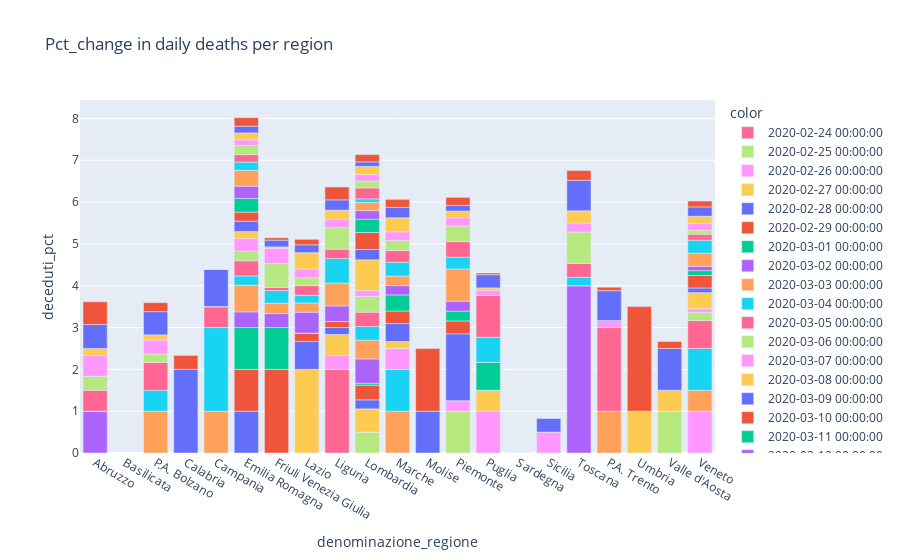

The code cell stored with this chart in its notebook:
### Code cell
px.bar(data,x='denominazione_regione',y='deceduti_pct',color=data.index,title='Pct_change in daily deaths per region')

### Figure 1 — Plotly figure (JSON) as saved in the notebook; plotly's stock layout.template omitted (floating-point values rounded to 4 significant figures)
{"data": [{"alignmentgroup": "True", "hoverlabel": {"namelength": 0}, "hovertemplate": "color=2020-02-24 00:00:00<br>denominazione_regione=%{x}<br>deceduti_pct=%{y}", "legendgroup": "2020-02-24 00:00:00", "marker": {"color": "#FF6692"}, "name": "2020-02-24 00:00:00", "offsetgroup": "2020-02-24 00:00:00", "orientation": "v", "showlegend": true, "textposition": "auto", "type": "bar", "x": ["Abruzzo", "Basilicata", "P.A. Bolzano", "Calabria", "Campania", "Emilia Romagna", "Friuli Venezia Giulia", "Lazio", "Liguria", "Lombardia", "Marche", "Molise", "Piemonte", "Puglia", "Sardegna", "Sicilia", "Toscana", "P.A. Trento", "Umbria", "Valle d'Aosta", "Veneto"], "xaxis": "x", "y": [null, null, null, null, null, null, null, null, null, null, null, null, null, null, null, null, null, null, null, null, null], "yaxis": "y"}, {"alignmentgroup": "True", "hoverlabel": {"namelength": 0}, "hovertemplate": "color=2020-02-25 00:00:00<br>denominazione_regione=%{x}<br>deceduti_pct=%{y}", "legendgroup": "2020-02-25 00:00:00", "marker": {"color": "#B6E880"}, "name": "2020-02-25 00:00:00", "offsetgroup": "2020-02-25 00:00:00", "orientation": "v", "showlegend": true, "textposition": "auto", "type": "bar", "x": ["Abruzzo", "Basilicata", "P.A. Bolzano", "Calabria", "Campania", "Emilia Romagna", "Friuli Venezia Giulia", "Lazio", "Liguria", "Lombardia", "Marche", "Molise", "Piemonte", "Puglia", "Sardegna", "Sicilia", "Toscana", "P.A. Trento", "Umbria", "Valle d'Aosta", "Veneto"], "xaxis": "x", "y": [null, null, null, null, null, null, null, null, null, 0.5, null, null, null, null, null, null, null, null, null, null, 0], "yaxis": "y"}, {"alignmentgroup": "True", "hoverlabel": {"namelength": 0}, "hovertemplate": "color=2020-02-26 00:00:00<br>denominazione_regione=%{x}<br>deceduti_pct=%{y}", "legendgroup": "2020-02-26 00:00:00", "marker": {"color": "#FF97FF"}, "name": "2020-02-26 00:00:00", "offsetgroup": "2020-02-26 00:00:00", "orientation": "v", "showlegend": true, "textposition": "auto", "type": "bar", "x": ["Abruzzo", "Basilicata", "P.A. Bolzano", "Calabria", "Campania", "Emilia Romagna", "Friuli Venezia Giulia", "Lazio", "Liguria", "Lombardia", "Marche", "Molise", "Piemonte", "Puglia", "Sardegna", "Sicilia", "Toscana", "P.A. Trento", "Umbria", "Valle d'Aosta", "Veneto"], "xaxis": "x", "y": [null, null, null, null, null, null, null, null, null, 0, null, null, null, null, null, null, null, null, null, null, 1], "yaxis": "y"}, {"alignmentgroup": "True", "hoverlabel": {"namelength": 0}, "hovertemplate": "color=2020-02-27 00:00:00<br>denominazione_regione=%{x}<br>deceduti_pct=%{y}", "legendgroup": "2020-02-27 00:00:00", "marker": {"color": "#FECB52"}, "name": "2020-02-27 00:00:00", "offsetgroup": "2020-02-27 00:00:00", "orientation": "v", "showlegend": true, "textposition": "auto", "type": "bar", "x": ["Abruzzo", "Basilicata", "P.A. Bolzano", "Calabria", "Campania", "Emilia Romagna", "Friuli Venezia Giulia", "Lazio", "Liguria", "Lombardia", "Marche", "Molise", "Piemonte", "Puglia", "Sardegna", "Sicilia", "Toscana", "P.A. Trento", "Umbria", "Valle d'Aosta", "Veneto"], "xaxis": "x", "y": [null, null, null, null, null, 0, null, null, null, 0.5556, null, null, null, null, null, null, null, null, null, null, 0], "yaxis": "y"}, {"alignmentgroup": "True", "hoverlabel": {"namelength": 0}, "hovertemplate": "color=2020-02-28 00:00:00<br>denominazione_regione=%{x}<br>deceduti_pct=%{y}", "legendgroup": "2020-02-28 00:00:00", "marker": {"color": "#636efa"}, "name": "2020-02-28 00:00:00", "offsetgroup": "2020-02-28 00:00:00", "orientation": "v", "showlegend": true, "textposition": "auto", "type": "bar", "x": ["Abruzzo", "Basilicata", "P.A. Bolzano", "Calabria", "Campania", "Emilia Romagna", "Friuli Venezia Giulia", "Lazio", "Liguria", "Lombardia", "Marche", "Molise", "Piemonte", "Puglia", "Sardegna", "Sicilia", "Toscana", "P.A. Trento", "Umbria", "Valle d'Aosta", "Veneto"], "xaxis": "x", "y": [null, null, null, null, null, 1, null, null, null, 0.2143, null, null, null, null, null, null, null, null, null, null, 0], "yaxis": "y"}, {"alignmentgroup": "True", "hoverlabel": {"namelength": 0}, "hovertemplate": "color=2020-02-29 00:00:00<br>denominazione_regione=%{x}<br>deceduti_pct=%{y}", "legendgroup": "2020-02-29 00:00:00", "marker": {"color": "#EF553B"}, "name": "2020-02-29 00:00:00", "offsetgroup": "2020-02-29 00:00:00", "orientation": "v", "showlegend": true, "textposition": "auto", "type": "bar", "x": ["Abruzzo", "Basilicata", "P.A. Bolzano", "Calabria", "Campania", "Emilia Romagna", "Friuli Venezia Giulia", "Lazio", "Liguria", "Lombardia", "Marche", "Molise", "Piemonte", "Puglia", "Sardegna", "Sicilia", "Toscana", "P.A. Trento", "Umbria", "Valle d'Aosta", "Veneto"], "xaxis": "x", "y": [null, null, null, null, null, 1, null, null, null, 0.3529, null, null, null, null, null, null, null, null, null, null, 0], "yaxis": "y"}, {"alignmentgroup": "True", "hoverlabel": {"namelength": 0}, "hovertemplate": "color=2020-03-01 00:00:00<br>denominazione_regione=%{x}<br>deceduti_pct=%{y}", "legendgroup": "2020-03-01 00:00:00", "marker": {"color": "#00cc96"}, "name": "2020-03-01 00:00:00", "offsetgroup": "2020-03-01 00:00:00", "orientation": "v", "showlegend": true, "textposition": "auto", "type": "bar", "x": ["Abruzzo", "Basilicata", "P.A. Bolzano", "Calabria", "Campania", "Emilia Romagna", "Friuli Venezia Giulia", "Lazio", "Liguria", "Lombardia", "Marche", "Molise", "Piemonte", "Puglia", "Sardegna", "Sicilia", "Toscana", "P.A. Trento", "Umbria", "Valle d'Aosta", "Veneto"], "xaxis": "x", "y": [null, null, null, null, null, 1, null, null, null, 0.04348, null, null, null, null, null, null, null, null, null, null, 0], "yaxis": "y"}, {"alignmentgroup": "True", "hoverlabel": {"namelength": 0}, "hovertemplate": "color=2020-03-02 00:00:00<br>denominazione_regione=%{x}<br>deceduti_pct=%{y}", "legendgroup": "2020-03-02 00:00:00", "marker": {"color": "#ab63fa"}, "name": "2020-03-02 00:00:00", "offsetgroup": "2020-03-02 00:00:00", "orientation": "v", "showlegend": true, "textposition": "auto", "type": "bar", "x": ["Abruzzo", "Basilicata", "P.A. Bolzano", "Calabria", "Campania", "Emilia Romagna", "Friuli Venezia Giulia", "Lazio", "Liguria", "Lombardia", "Marche", "Molise", "Piemonte", "Puglia", "Sardegna", "Sicilia", "Toscana", "P.A. Trento", "Umbria", "Valle d'Aosta", "Veneto"], "xaxis": "x", "y": [null, null, null, null, null, 0.375, null, null, null, 0.5833, null, null, null, null, null, null, null, null, null, null, 0], "yaxis": "y"}, {"alignmentgroup": "True", "hoverlabel": {"namelength": 0}, "hovertemplate": "color=2020-03-03 00:00:00<br>denominazione_regione=%{x}<br>deceduti_pct=%{y}", "legendgroup": "2020-03-03 00:00:00", "marker": {"color": "#FFA15A"}, "name": "2020-03-03 00:00:00", "offsetgroup": "2020-03-03 00:00:00", "orientation": "v", "showlegend": true, "textposition": "auto", "type": "bar", "x": ["Abruzzo", "Basilicata", "P.A. Bolzano", "Calabria", "Campania", "Emilia Romagna", "Friuli Venezia Giulia", "Lazio", "Liguria", "Lombardia", "Marche", "Molise", "Piemonte", "Puglia", "Sardegna", "Sicilia", "Toscana", "P.A. Trento", "Umbria", "Valle d'Aosta", "Veneto"], "xaxis": "x", "y": [null, null, null, null, null, 0.6364, null, null, null, 0.4474, 1, null, null, null, null, null, null, null, null, null, 0.5], "yaxis": "y"}, {"alignmentgroup": "True", "hoverlabel": {"namelength": 0}, "hovertemplate": "color=2020-03-04 00:00:00<br>denominazione_regione=%{x}<br>deceduti_pct=%{y}", "legendgroup": "2020-03-04 00:00:00", "marker": {"color": "#19d3f3"}, "name": "2020-03-04 00:00:00", "offsetgroup": "2020-03-04 00:00:00", "orientation": "v", "showlegend": true, "textposition": "auto", "type": "bar", "x": ["Abruzzo", "Basilicata", "P.A. Bolzano", "Calabria", "Campania", "Emilia Romagna", "Friuli Venezia Giulia", "Lazio", "Liguria", "Lombardia", "Marche", "Molise", "Piemonte", "Puglia", "Sardegna", "Sicilia", "Toscana", "P.A. Trento", "Umbria", "Valle d'Aosta", "Veneto"], "xaxis": "x", "y": [null, null, null, null, null, 0.2222, null, null, 0, 0.3273, 1, null, null, null, null, null, null, null, null, null, 1], "yaxis": "y"}, {"alignmentgroup": "True", "hoverlabel": {"namelength": 0}, "hovertemplate": "color=2020-03-05 00:00:00<br>denominazione_regione=%{x}<br>deceduti_pct=%{y}", "legendgroup": "2020-03-05 00:00:00", "marker": {"color": "#FF6692"}, "name": "2020-03-05 00:00:00", "offsetgroup": "2020-03-05 00:00:00", "orientation": "v", "showlegend": true, "textposition": "auto", "type": "bar", "x": ["Abruzzo", "Basilicata", "P.A. Bolzano", "Calabria", "Campania", "Emilia Romagna", "Friuli Venezia Giulia", "Lazio", "Liguria", "Lombardia", "Marche", "Molise", "Piemonte", "Puglia", "Sardegna", "Sicilia", "Toscana", "P.A. Trento", "Umbria", "Valle d'Aosta", "Veneto"], "xaxis": "x", "y": [null, null, null, null, null, 0.3636, null, null, 2, 0.3425, 0, null, null, 0, null, null, null, null, null, null, 0.6667], "yaxis": "y"}, {"alignmentgroup": "True", "hoverlabel": {"namelength": 0}, "hovertemplate": "color=2020-03-06 00:00:00<br>denominazione_regione=%{x}<br>deceduti_pct=%{y}", "legendgroup": "2020-03-06 00:00:00", "marker": {"color": "#B6E880"}, "name": "2020-03-06 00:00:00", "offsetgroup": "2020-03-06 00:00:00", "orientation": "v", "showlegend": true, "textposition": "auto", "type": "bar", "x": ["Abruzzo", "Basilicata", "P.A. Bolzano", "Calabria", "Campania", "Emilia Romagna", "Friuli Venezia Giulia", "Lazio", "Liguria", "Lombardia", "Marche", "Molise", "Piemonte", "Puglia", "Sardegna", "Sicilia", "Toscana", "P.A. Trento", "Umbria", "Valle d'Aosta", "Veneto"], "xaxis": "x", "y": [null, null, null, null, null, 0.2333, null, null, 0, 0.3776, 0, null, 1, 0, null, null, null, null, null, null, 0.2], "yaxis": "y"}, {"alignmentgroup": "True", "hoverlabel": {"namelength": 0}, "hovertemplate": "color=2020-03-07 00:00:00<br>denominazione_regione=%{x}<br>deceduti_pct=%{y}", "legendgroup": "2020-03-07 00:00:00", "marker": {"color": "#FF97FF"}, "name": "2020-03-07 00:00:00", "offsetgroup": "2020-03-07 00:00:00", "orientation": "v", "showlegend": true, "textposition": "auto", "type": "bar", "x": ["Abruzzo", "Basilicata", "P.A. Bolzano", "Calabria", "Campania", "Emilia Romagna", "Friuli Venezia Giulia", "Lazio", "Liguria", "Lombardia", "Marche", "Molise", "Piemonte", "Puglia", "Sardegna", "Sicilia", "Toscana", "P.A. Trento", "Umbria", "Valle d'Aosta", "Veneto"], "xaxis": "x", "y": [null, null, null, null, null, 0.2973, null, 0, 0.3333, 0.1407, 0.5, null, 0.25, 1, null, null, null, null, null, null, 0.08333], "yaxis": "y"}, {"alignmentgroup": "True", "hoverlabel": {"namelength": 0}, "hovertemplate": "color=2020-03-08 00:00:00<br>denominazione_regione=%{x}<br>deceduti_pct=%{y}", "legendgroup": "2020-03-08 00:00:00", "marker": {"color": "#FECB52"}, "name": "2020-03-08 00:00:00", "offsetgroup": "2020-03-08 00:00:00", "orientation": "v", "showlegend": true, "textposition": "auto", "type": "bar", "x": ["Abruzzo", "Basilicata", "P.A. Bolzano", "Calabria", "Campania", "Emilia Romagna", "Friuli Venezia Giulia", "Lazio", "Liguria", "Lombardia", "Marche", "Molise", "Piemonte", "Puglia", "Sardegna", "Sicilia", "Toscana", "P.A. Trento", "Umbria", "Valle d'Aosta", "Veneto"], "xaxis": "x", "y": [null, null, null, null, null, 0.1667, null, 2, 0.5, 0.7338, 0.1667, null, 0, 0.5, null, null, null, null, null, null, 0.3846], "yaxis": "y"}, {"alignmentgroup": "True", "hoverlabel": {"namelength": 0}, "hovertemplate": "color=2020-03-09 00:00:00<br>denominazione_regione=%{x}<br>deceduti_pct=%{y}", "legendgroup": "2020-03-09 00:00:00", "marker": {"color": "#636efa"}, "name": "2020-03-09 00:00:00", "offsetgroup": "2020-03-09 00:00:00", "orientation": "v", "showlegend": true, "textposition": "auto", "type": "bar", "x": ["Abruzzo", "Basilicata", "P.A. Bolzano", "Calabria", "Campania", "Emilia Romagna", "Friuli Venezia Giulia", "Lazio", "Liguria", "Lombardia", "Marche", "Molise", "Piemonte", "Puglia", "Sardegna", "Sicilia", "Toscana", "P.A. Trento", "Umbria", "Valle d'Aosta", "Veneto"], "xaxis": "x", "y": [null, null, null, null, null, 0.25, 0, 0.6667, 0.1667, 0.2472, 0.4286, null, 1.6, 0, null, null, null, null, null, null, 0.1111], "yaxis": "y"}, {"alignmentgroup": "True", "hoverlabel": {"namelength": 0}, "hovertemplate": "color=2020-03-10 00:00:00<br>denominazione_regione=%{x}<br>deceduti_pct=%{y}", "legendgroup": "2020-03-10 00:00:00", "marker": {"color": "#EF553B"}, "name": "2020-03-10 00:00:00", "offsetgroup": "2020-03-10 00:00:00", "orientation": "v", "showlegend": true, "textposition": "auto", "type": "bar", "x": ["Abruzzo", "Basilicata", "P.A. Bolzano", "Calabria", "Campania", "Emilia Romagna", "Friuli Venezia Giulia", "Lazio", "Liguria", "Lombardia", "Marche", "Molise", "Piemonte", "Puglia", "Sardegna", "Sicilia", "Toscana", "P.A. Trento", "Umbria", "Valle d'Aosta", "Veneto"], "xaxis": "x", "y": [null, null, null, null, null, 0.2143, 2, 0.2, 0.1429, 0.4054, 0.3, null, 0.3077, 0, null, null, 0, null, null, null, 0.3], "yaxis": "y"}, {"alignmentgroup": "True", "hoverlabel": {"namelength": 0}, "hovertemplate": "color=2020-03-11 00:00:00<br>denominazione_regione=%{x}<br>deceduti_pct=%{y}", "legendgroup": "2020-03-11 00:00:00", "marker": {"color": "#00cc96"}, "name": "2020-03-11 00:00:00", "offsetgroup": "2020-03-11 00:00:00", "orientation": "v", "showlegend": true, "textposition": "auto", "type": "bar", "x": ["Abruzzo", "Basilicata", "P.A. Bolzano", "Calabria", "Campania", "Emilia Romagna", "Friuli Venezia Giulia", "Lazio", "Liguria", "Lombardia", "Marche", "Molise", "Piemonte", "Puglia", "Sardegna", "Sicilia", "Toscana", "P.A. Trento", "Umbria", "Valle d'Aosta", "Veneto"], "xaxis": "x", "y": [0, null, null, null, null, 0.3294, 1, 0, 0, 0.3184, 0.3846, null, 0.2353, 0.6667, null, null, 0, null, null, null, 0.1154], "yaxis": "y"}, {"alignmentgroup": "True", "hoverlabel": {"namelength": 0}, "hovertemplate": "color=2020-03-12 00:00:00<br>denominazione_regione=%{x}<br>deceduti_pct=%{y}", "legendgroup": "2020-03-12 00:00:00", "marker": {"color": "#ab63fa"}, "name": "2020-03-12 00:00:00", "offsetgroup": "2020-03-12 00:00:00", "orientation": "v", "showlegend": true, "textposition": "auto", "type": "bar", "x": ["Abruzzo", "Basilicata", "P.A. Bolzano", "Calabria", "Campania", "Emilia Romagna", "Friuli Venezia Giulia", "Lazio", "Liguria", "Lombardia", "Marche", "Molise", "Piemonte", "Puglia", "Sardegna", "Sicilia", "Toscana", "P.A. Trento", "Umbria", "Valle d'Aosta", "Veneto"], "xaxis": "x", "y": [1, null, null, null, 0, 0.292, 0.3333, 0.5, 0.375, 0.2058, 0.2222, null, 0.2381, 0, null, null, 4, null, null, 0, 0.1034], "yaxis": "y"}, {"alignmentgroup": "True", "hoverlabel": {"namelength": 0}, "hovertemplate": "color=2020-03-13 00:00:00<br>denominazione_regione=%{x}<br>deceduti_pct=%{y}", "legendgroup": "2020-03-13 00:00:00", "marker": {"color": "#FFA15A"}, "name": "2020-03-13 00:00:00", "offsetgroup": "2020-03-13 00:00:00", "orientation": "v", "showlegend": true, "textposition": "auto", "type": "bar", "x": ["Abruzzo", "Basilicata", "P.A. Bolzano", "Calabria", "Campania", "Emilia Romagna", "Friuli Venezia Giulia", "Lazio", "Liguria", "Lombardia", "Marche", "Molise", "Piemonte", "Puglia", "Sardegna", "Sicilia", "Toscana", "P.A. Trento", "Umbria", "Valle d'Aosta", "Veneto"], "xaxis": "x", "y": [0, null, 1, null, 1, 0.3767, 0.25, 0.2222, 0.5455, 0.1962, 0.2273, null, 0.7692, 0, null, 0, 0, 1, null, 0, 0.3125], "yaxis": "y"}, {"alignmentgroup": "True", "hoverlabel": {"namelength": 0}, "hovertemplate": "color=2020-03-14 00:00:00<br>denominazione_regione=%{x}<br>deceduti_pct=%{y}", "legendgroup": "2020-03-14 00:00:00", "marker": {"color": "#19d3f3"}, "name": "2020-03-14 00:00:00", "offsetgroup": "2020-03-14 00:00:00", "orientation": "v", "showlegend": true, "textposition": "auto", "type": "bar", "x": ["Abruzzo", "Basilicata", "P.A. Bolzano", "Calabria", "Campania", "Emilia Romagna", "Friuli Venezia Giulia", "Lazio", "Liguria", "Lombardia", "Marche", "Molise", "Piemonte", "Puglia", "Sardegna", "Sicilia", "Toscana", "P.A. Trento", "Umbria", "Valle d'Aosta", "Veneto"], "xaxis": "x", "y": [0, null, 0.5, null, 2, 0.199, 0.3, 0.1818, 0.5882, 0.08539, 0.3333, null, 0.2826, 0.6, null, 0, 0.2, 0, 0, 0, 0.3095], "yaxis": "y"}, {"alignmentgroup": "True", "hoverlabel": {"namelength": 0}, "hovertemplate": "color=2020-03-15 00:00:00<br>denominazione_regione=%{x}<br>deceduti_pct=%{y}", "legendgroup": "2020-03-15 00:00:00", "marker": {"color": "#FF6692"}, "name": "2020-03-15 00:00:00", "offsetgroup": "2020-03-15 00:00:00", "orientation": "v", "showlegend": true, "textposition": "auto", "type": "bar", "x": ["Abruzzo", "Basilicata", "P.A. Bolzano", "Calabria", "Campania", "Emilia Romagna", "Friuli Venezia Giulia", "Lazio", "Liguria", "Lombardia", "Marche", "Molise", "Piemonte", "Puglia", "Sardegna", "Sicilia", "Toscana", "P.A. Trento", "Umbria", "Valle d'Aosta", "Veneto"], "xaxis": "x", "y": [0.5, null, 0.6667, null, 0.5, 0.1784, 0.07692, 0.2308, 0.2222, 0.2609, 0.2778, null, 0.3729, 1, null, 0, 0.3333, 2, 0, 0, 0.1455], "yaxis": "y"}, {"alignmentgroup": "True", "hoverlabel": {"namelength": 0}, "hovertemplate": "color=2020-03-16 00:00:00<br>denominazione_regione=%{x}<br>deceduti_pct=%{y}", "legendgroup": "2020-03-16 00:00:00", "marker": {"color": "#B6E880"}, "name": "2020-03-16 00:00:00", "offsetgroup": "2020-03-16 00:00:00", "orientation": "v", "showlegend": true, "textposition": "auto", "type": "bar", "x": ["Abruzzo", "Basilicata", "P.A. Bolzano", "Calabria", "Campania", "Emilia Romagna", "Friuli Venezia Giulia", "Lazio", "Liguria", "Lombardia", "Marche", "Molise", "Piemonte", "Puglia", "Sardegna", "Sicilia", "Toscana", "P.A. Trento", "Umbria", "Valle d'Aosta", "Veneto"], "xaxis": "x", "y": [0.3333, null, 0.2, 0, 0, 0.2183, 0.5714, 0.1875, 0.5152, 0.1658, 0.2391, null, 0.3704, 0, 0, 0, 0.75, 0, 0, 1, 0.09524], "yaxis": "y"}, {"alignmentgroup": "True", "hoverlabel": {"namelength": 0}, "hovertemplate": "color=2020-03-17 00:00:00<br>denominazione_regione=%{x}<br>deceduti_pct=%{y}", "legendgroup": "2020-03-17 00:00:00", "marker": {"color": "#FF97FF"}, "name": "2020-03-17 00:00:00", "offsetgroup": "2020-03-17 00:00:00", "orientation": "v", "showlegend": true, "textposition": "auto", "type": "bar", "x": ["Abruzzo", "Basilicata", "P.A. Bolzano", "Calabria", "Campania", "Emilia Romagna", "Friuli Venezia Giulia", "Lazio", "Liguria", "Lombardia", "Marche", "Molise", "Piemonte", "Puglia", "Sardegna", "Sicilia", "Toscana", "P.A. Trento", "Umbria", "Valle d'Aosta", "Veneto"], "xaxis": "x", "y": [0.5, null, 0.3333, 0, 0, 0.1358, 0.3636, 0.2105, 0.2, 0.1549, 0.2105, 0, 0.1982, 0.125, 0, 0.5, 0.2143, 0.1667, 0, 0, 0.1594], "yaxis": "y"}, {"alignmentgroup": "True", "hoverlabel": {"namelength": 0}, "hovertemplate": "color=2020-03-18 00:00:00<br>denominazione_regione=%{x}<br>deceduti_pct=%{y}", "legendgroup": "2020-03-18 00:00:00", "marker": {"color": "#FECB52"}, "name": "2020-03-18 00:00:00", "offsetgroup": "2020-03-18 00:00:00", "orientation": "v", "showlegend": true, "textposition": "auto", "type": "bar", "x": ["Abruzzo", "Basilicata", "P.A. Bolzano", "Calabria", "Campania", "Emilia Romagna", "Friuli Venezia Giulia", "Lazio", "Liguria", "Lombardia", "Marche", "Molise", "Piemonte", "Puglia", "Sardegna", "Sicilia", "Toscana", "P.A. Trento", "Umbria", "Valle d'Aosta", "Veneto"], "xaxis": "x", "y": [0.1667, null, 0.125, 0, 0, 0.1654, 0.03333, 0.3913, 0.2167, 0.1945, 0.3333, 0, 0.1579, 0.05556, 0, 0, 0.2941, 0, 1, 0.5, 0.175], "yaxis": "y"}, {"alignmentgroup": "True", "hoverlabel": {"namelength": 0}, "hovertemplate": "color=2020-03-19 00:00:00<br>denominazione_regione=%{x}<br>deceduti_pct=%{y}", "legendgroup": "2020-03-19 00:00:00", "marker": {"color": "#636efa"}, "name": "2020-03-19 00:00:00", "offsetgroup": "2020-03-19 00:00:00", "orientation": "v", "showlegend": true, "textposition": "auto", "type": "bar", "x": ["Abruzzo", "Basilicata", "P.A. Bolzano", "Calabria", "Campania", "Emilia Romagna", "Friuli Venezia Giulia", "Lazio", "Liguria", "Lombardia", "Marche", "Molise", "Piemonte", "Puglia", "Sardegna", "Sicilia", "Toscana", "P.A. Trento", "Umbria", "Valle d'Aosta", "Veneto"], "xaxis": "x", "y": [0.5714, null, 0.5556, 2, 0.8889, 0.1594, 0.1613, 0.1875, 0.2466, 0.1067, 0.25, 1, 0.1364, 0.3158, 0, 0.3333, 0.7273, 0.7143, 0, 1, 0.2234], "yaxis": "y"}, {"alignmentgroup": "True", "hoverlabel": {"namelength": 0}, "hovertemplate": "color=2020-03-20 00:00:00<br>denominazione_regione=%{x}<br>deceduti_pct=%{y}", "legendgroup": "2020-03-20 00:00:00", "marker": {"color": "#EF553B"}, "name": "2020-03-20 00:00:00", "offsetgroup": "2020-03-20 00:00:00", "orientation": "v", "showlegend": true, "textposition": "auto", "type": "bar", "x": ["Abruzzo", "Basilicata", "P.A. Bolzano", "Calabria", "Campania", "Emilia Romagna", "Friuli Venezia Giulia", "Lazio", "Liguria", "Lombardia", "Marche", "Molise", "Piemonte", "Puglia", "Sardegna", "Sicilia", "Toscana", "P.A. Trento", "Umbria", "Valle d'Aosta", "Veneto"], "xaxis": "x", "y": [0.5455, null, 0.2143, 0.3333, 0, 0.2053, 0.05556, 0.1316, 0.3077, 0.1757, 0.1913, 1.5, 0.1943, 0.04, 0, 0, 0.2368, 0.08333, 2.5, 0.1667, 0.1391], "yaxis": "y"}], "layout": {"barmode": "relative", "legend": {"title": {"text": "color"}, "tracegroupgap": 0}, "title": {"text": "Pct_change in daily deaths per region"}, "xaxis": {"anchor": "y", "domain": [0, 1], "title": {"text": "denominazione_regione"}}, "yaxis": {"anchor": "x", "domain": [0, 1], "title": {"text": "deceduti_pct"}}}}
